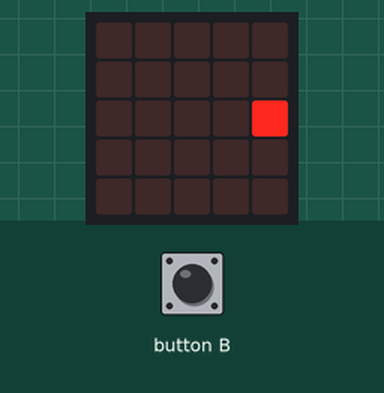
This program was run on a simulated BBC micro:bit (MakeCode). Shown: the board's 5×5 LED display. Inputs (shaded band) come from the test bench. The short countdown, score and lost-life animations are approximate; the run ends where the board's game-over animation would start. At 1.7 s the program stops and its outputs stay as they are.

Above: at 0.18 s.
At 1.26 s:
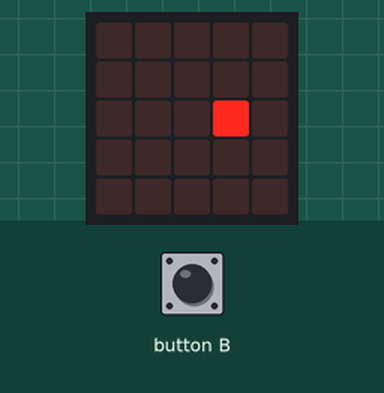
1.3 s: button B pressed 2 times (0.12 s each, 0.3 s apart)
At 2.6 s:
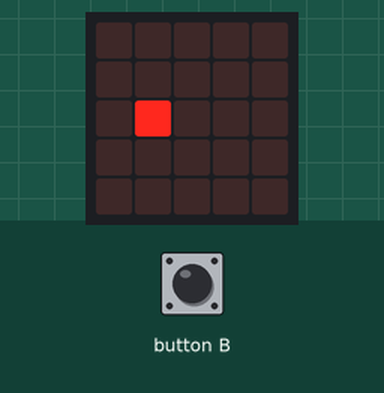
Timing chart, 0 to 3.2 s (numbered marks = the images above; inputs shaded):
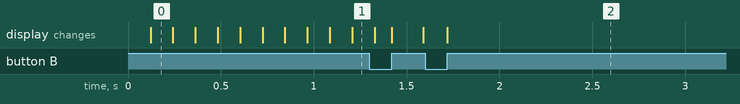

The program:

main.ts
```typescript
input.onButtonPressed(Button.B, function () {
    if (sprite.get(LedSpriteProperty.X) == 2) {
        game.addScore(1)
    } else {
        game.gameOver()
    }
})
let sprite: game.LedSprite = null
sprite = game.createSprite(2, 2)
basic.forever(function () {
    sprite.move(1)
    sprite.ifOnEdgeBounce()
    basic.pause(100)
})
```

test.ts
```typescript
// test ender her, dette bliver ikke kompileret, når denne pakke bruges som en udvidelse.
```
